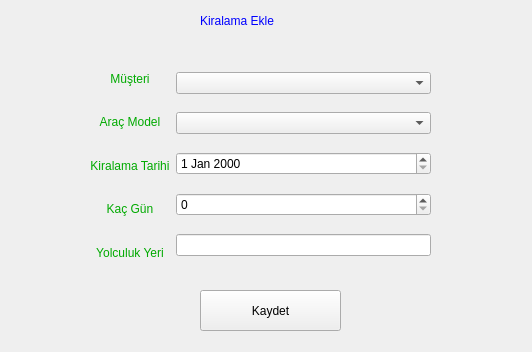
<?xml version="1.0" encoding="UTF-8"?>
<ui version="4.0">
 <class>Form</class>
 <widget class="QWidget" name="Form">
  <property name="geometry">
   <rect>
    <x>0</x>
    <y>0</y>
    <width>532</width>
    <height>352</height>
   </rect>
  </property>
  <property name="windowTitle">
   <string>Form</string>
  </property>
  <widget class="QLabel" name="label">
   <property name="geometry">
    <rect>
     <x>200</x>
     <y>10</y>
     <width>181</width>
     <height>21</height>
    </rect>
   </property>
   <property name="styleSheet">
    <string notr="true">font: 700 14pt &quot;Segoe UI&quot;;
color:rgb(0, 0, 255);</string>
   </property>
   <property name="text">
    <string>Kiralama Ekle</string>
   </property>
  </widget>
  <widget class="QWidget" name="layoutWidget">
   <property name="geometry">
    <rect>
     <x>90</x>
     <y>60</y>
     <width>341</width>
     <height>211</height>
    </rect>
   </property>
   <layout class="QHBoxLayout" name="horizontalLayout">
    <item>
     <layout class="QVBoxLayout" name="verticalLayout_2">
      <item>
       <widget class="QLabel" name="label_5">
        <property name="styleSheet">
         <string notr="true">font: 13pt &quot;Segoe UI&quot;;
color:rgb(0, 170, 0);</string>
        </property>
        <property name="text">
         <string>Müşteri</string>
        </property>
        <property name="alignment">
         <set>Qt::AlignCenter</set>
        </property>
       </widget>
      </item>
      <item>
       <widget class="QLabel" name="label_6">
        <property name="styleSheet">
         <string notr="true">font: 13pt &quot;Segoe UI&quot;;
color:rgb(0, 170, 0);</string>
        </property>
        <property name="text">
         <string>Araç Model</string>
        </property>
        <property name="alignment">
         <set>Qt::AlignCenter</set>
        </property>
       </widget>
      </item>
      <item>
       <widget class="QLabel" name="label_4">
        <property name="styleSheet">
         <string notr="true">font: 13pt &quot;Segoe UI&quot;;
color:rgb(0, 170, 0);</string>
        </property>
        <property name="text">
         <string>Kiralama Tarihi</string>
        </property>
        <property name="alignment">
         <set>Qt::AlignCenter</set>
        </property>
       </widget>
      </item>
      <item>
       <widget class="QLabel" name="label_2">
        <property name="styleSheet">
         <string notr="true">font: 13pt &quot;Segoe UI&quot;;
color:rgb(0, 170, 0);</string>
        </property>
        <property name="text">
         <string>Kaç Gün</string>
        </property>
        <property name="alignment">
         <set>Qt::AlignCenter</set>
        </property>
       </widget>
      </item>
      <item>
       <widget class="QLabel" name="label_3">
        <property name="styleSheet">
         <string notr="true">font: 13pt &quot;Segoe UI&quot;;
color:rgb(0, 170, 0);</string>
        </property>
        <property name="text">
         <string>Yolculuk Yeri</string>
        </property>
        <property name="alignment">
         <set>Qt::AlignCenter</set>
        </property>
       </widget>
      </item>
     </layout>
    </item>
    <item>
     <layout class="QVBoxLayout" name="verticalLayout">
      <item>
       <widget class="QComboBox" name="comboBoxTc"/>
      </item>
      <item>
       <widget class="QComboBox" name="comboBoxArac"/>
      </item>
      <item>
       <widget class="QDateEdit" name="dateEdit"/>
      </item>
      <item>
       <widget class="QSpinBox" name="spinBox"/>
      </item>
      <item>
       <widget class="QLineEdit" name="lineEdit"/>
      </item>
     </layout>
    </item>
   </layout>
  </widget>
  <widget class="QPushButton" name="pushButton">
   <property name="geometry">
    <rect>
     <x>200</x>
     <y>290</y>
     <width>141</width>
     <height>41</height>
    </rect>
   </property>
   <property name="styleSheet">
    <string notr="true">font: 700 12pt &quot;Segoe UI&quot;;</string>
   </property>
   <property name="text">
    <string>Kaydet</string>
   </property>
  </widget>
 </widget>
 <resources/>
 <connections/>
</ui>
